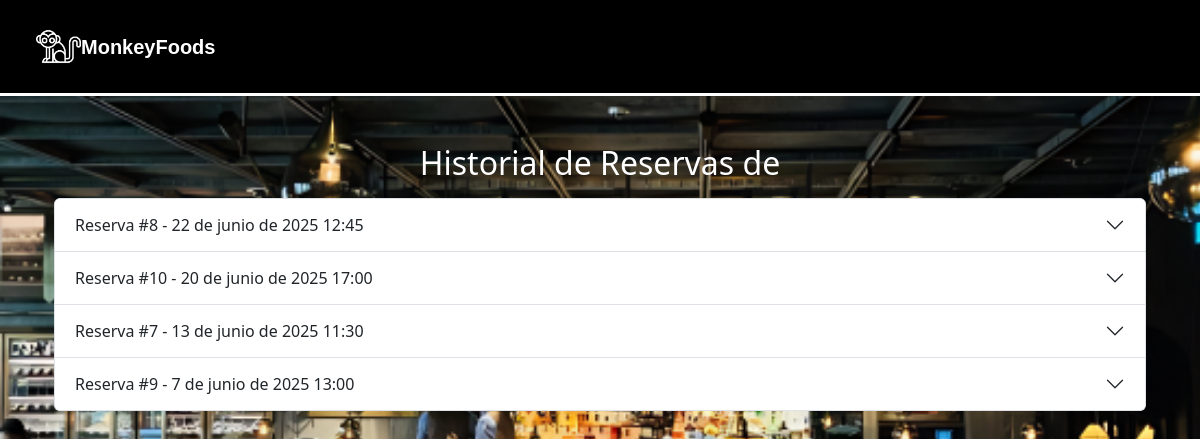
The page /reservas_mesero/ on the database as committed earlier.
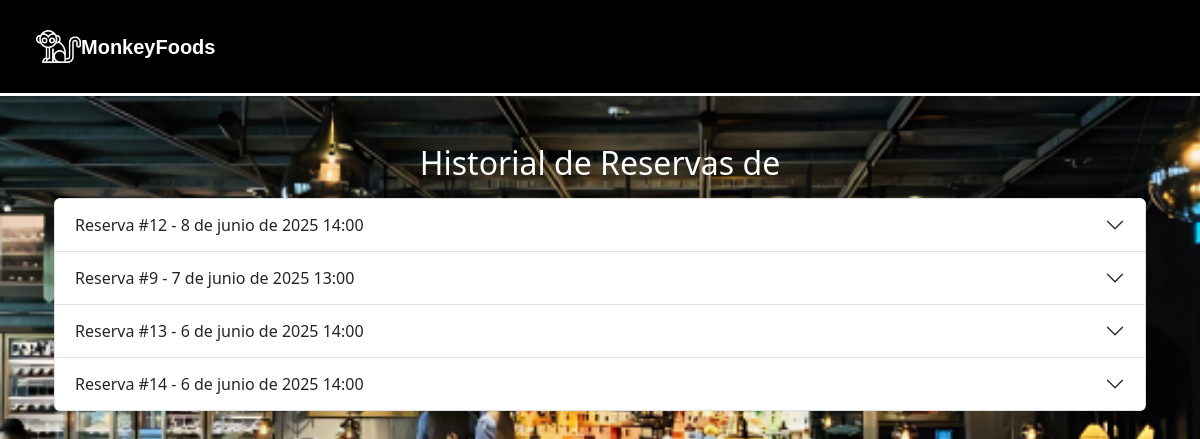
The same page on the database as committed later.
### apps/reservas/models.py (models this page shows, shortened)
class Reserva(models.Model):
    ESTADOS_RESERVA = (
        ('borrador', 'Borrador'),
        ('completada', 'Completada'),
    )
    id_reserva = models.CharField(max_length=12, unique=True, editable=False)
    cliente = models.ForeignKey(settings.AUTH_USER_MODEL, on_delete=models.CASCADE)
    nombre_reserva = models.CharField(max_length=100)
    fecha = models.DateField()
    hora = models.TimeField()
    telefono = models.CharField(max_length=20)
    comensales = models.PositiveIntegerField(default=1)
    abono = models.DecimalField(max_digits=8, decimal_places=2)
    mesas = models.ManyToManyField('Mesa')
    menu = models.ForeignKey(Menu, on_delete=models.SET_NULL, null=True, blank=True)  #modelo menú
    zona = models.ForeignKey('Zona', on_delete=models.CASCADE, null=True, blank=True)
    estado = models.CharField(max_length=20, choices=ESTADOS_RESERVA, default='borrador')

### apps/reservas_mesero/views.py (the view)
# urls.py: path('', views.reservas_mesero, name='reservas_mesero'),
def reservas_mesero(request):
    reservas = Reserva.objects.select_related('cliente').order_by('-fecha', '-hora')
    return render(request, 'reservas/historial_usuario_admin.html', {
        'reservas': reservas
    })

### apps/reservas/templates/reservas/historial_usuario_admin.html (shortened to what this page needs)
{% extends 'base.html' %}
{% load static %}
{% block content %}
<div class="form-container">
  <div class="container mb-2">
    <h2 class="text-white text-center mb-3">Historial de Reservas de {{ usuario.username }}</h2>
    <div class="accordion" id="accordionReservas">
      {% for reserva in reservas %}
      <div class="accordion-item">
        <h2 class="accordion-header" id="heading{{ reserva.id }}">
          <button class="accordion-button collapsed" type="button" data-bs-toggle="collapse" data-bs-target="#collapse{{ reserva.id }}">
            Reserva #{{ reserva.id }} - {{ reserva.fecha }} {{ reserva.hora }}
          </button>
        </h2>
      </div>
      {% empty %}
      <p class="text-center" style="font-size: 18px; color: grey; font-style: italic;">Este usuario no tiene reservas registradas.</p>
      {% endfor %}
    </div>
  </div>
</div>
{% endblock %}

### templates/base.html (shortened to what this page needs)
{% load static %}
<!DOCTYPE html>
<html lang="es">
<head>
    <link href="https://cdn.jsdelivr.net/npm/bootstrap@5.3.3/dist/css/bootstrap.min.css" rel="stylesheet">
    <link rel="stylesheet" href="https://cdn.jsdelivr.net/npm/bootstrap-icons@1.11.3/font/bootstrap-icons.min.css">
    <link rel="stylesheet" href="{% static 'registrar/css/styles.css' %}">
</head>
<body class="body-fondo">
    <nav class="navbar navbar-expand-lg bg-body-primary navbar-settings p-4">
        <div class="container-fluid">
            <a href="{% url 'index' %}">
                <img style="width: 45px; height: 45px;" src="{% static 'home/img/mono-blanco.png' %}" alt="marca">
                <a class="navbar-brand marca" href="{% url 'index' %}">MonkeyFoods</a>
            </a>
        </div>
    </nav>
    <main class="container my-5">
        {% block content %}{% endblock %}
    </main>
</body>
</html>

### apps/registrar/static/registrar/css/styles.css (style rules this page uses)
.body-fondo { background-image: url(../img/fondo.png); background-size: cover; background-position: cover; background-repeat: no-repeat; background-attachment: fixed; }
.navbar-settings { background-color: black; border-bottom: 3px solid; color: white; }
.marca { color: white; font-weight: bold; text-align: right; background-size: 20%; font-family: "Century Gothic", sans-serif; }

Rows that differ between the two databases and show on the page:
removed Reserva: id "8", fecha "22 de junio de 2025", hora "12:45"
removed Reserva: id "10", fecha "20 de junio de 2025", hora "17:00"
removed Reserva: id "7", fecha "13 de junio de 2025", hora "11:30"
added Reserva: id "12", fecha "8 de junio de 2025", hora "14:00"
added Reserva: id "13", fecha "6 de junio de 2025", hora "14:00"
added Reserva: id "14", fecha "6 de junio de 2025", hora "14:00"
